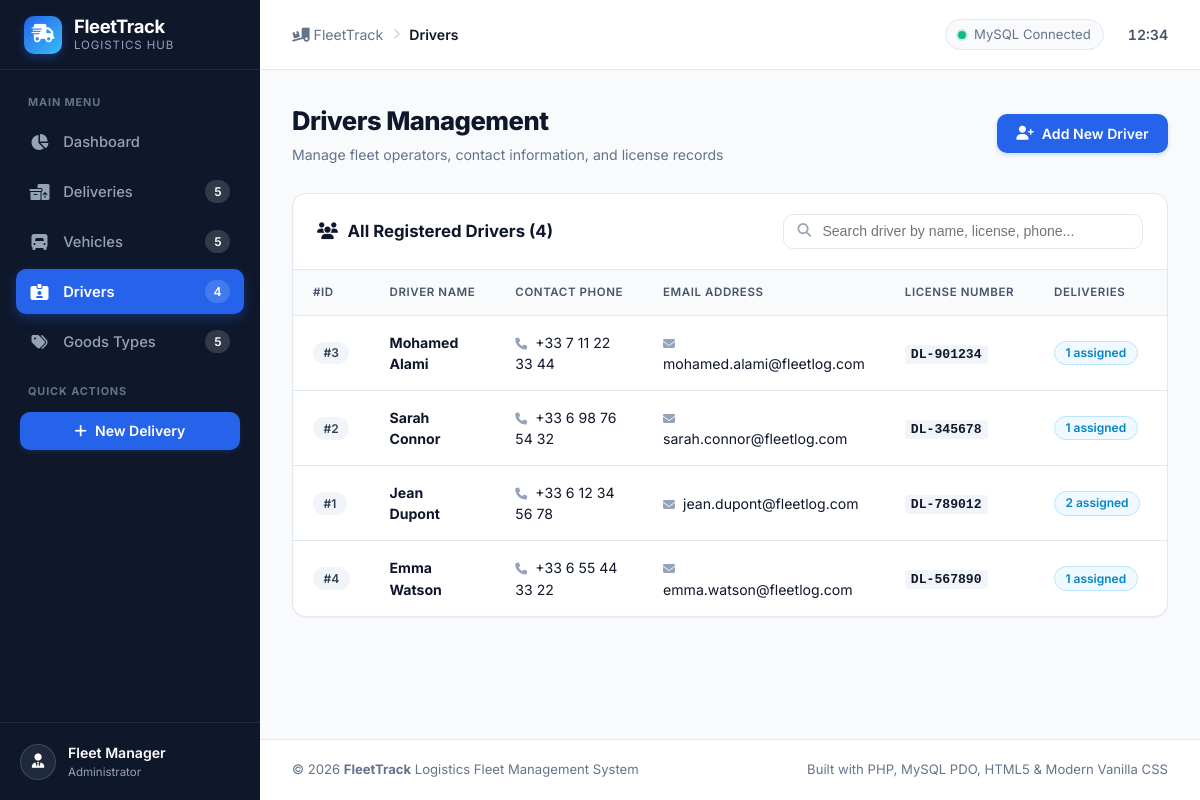
Page /drivers/index.php on the committed database.
### tables this page shows
CREATE TABLE `driver` (
    `id_driver` INT AUTO_INCREMENT PRIMARY KEY,
    `first_name` VARCHAR(100) NOT NULL,
    `last_name` VARCHAR(100) NOT NULL,
    `phone` VARCHAR(30) NOT NULL,
    `email` VARCHAR(150) NOT NULL,
    `license_number` VARCHAR(50) NOT NULL UNIQUE
);

### includes/functions.php (called while the page is built, shortened)
<?php
function e(?string $value): string
{
    return htmlspecialchars((string)($value ?? ''), ENT_QUOTES, 'UTF-8');
}
function url(string $path = ''): string
{
    static $base = null;
    if ($base === null) {
        $scriptName = $_SERVER['SCRIPT_NAME'] ?? '';
        $scriptDir = str_replace('\\', '/', dirname($scriptName));
        $subdirs = ['/drivers', '/vehicles', '/deliveries', '/goods-types', '/config', '/includes'];
        $root = $scriptDir;
        foreach ($subdirs as $sub) {
            if (str_ends_with($root, $sub)) {
                $root = substr($root, 0, -strlen($sub));
                break;
            }
        }
        $base = rtrim($root, '/');
    }
    $cleanPath = ltrim($path, '/');
    return ($base === '' ? '' : $base) . '/' . $cleanPath;
}

### drivers/index.php (the view, shortened to what this page needs)
<?php
require_once __DIR__ . '/../includes/functions.php';
$pdo = getDBConnection();
$stmt = $pdo->query("
    SELECT
        d.*,
        COUNT(del.id_delivery) AS delivery_count
    FROM driver d
    LEFT JOIN delivery del ON d.id_driver = del.id_driver
    GROUP BY d.id_driver
    ORDER BY d.last_name ASC, d.first_name ASC
");
$drivers = $stmt->fetchAll();
require_once __DIR__ . '/../includes/header.php';
?>
<div class="page-header">
    <div class="page-title-group">
        <h1>Drivers Management</h1>
        <p>Manage fleet operators, contact information, and license records</p>
    </div>
    <div class="page-actions">
        <a href="<?= url('drivers/create.php') ?>" class="btn btn-primary">
            <i class="fa-solid fa-user-plus"></i> Add New Driver
        </a>
    </div>
</div>
<div class="card">
    <div class="card-header">
        <div class="card-title">
            <i class="fa-solid fa-users"></i> All Registered Drivers (<?= count($drivers) ?>)
        </div>
        <div class="search-box">
            <input type="text" class="search-input table-search-input" data-table="#driversTable" placeholder="Search driver by name, license, phone...">
        </div>
    </div>
    <div class="card-body" style="padding: 0;">
        <?php if (empty($drivers)): ?>
            <div class="empty-state">
                <div class="empty-state-icon"><i class="fa-solid fa-id-card"></i></div>
                <div class="empty-state-title">No Drivers Found</div>
                <p class="empty-state-text">Start by adding your first driver to assign deliveries and manage trips.</p>
                <a href="<?= url('drivers/create.php') ?>" class="btn btn-primary">
                    <i class="fa-solid fa-user-plus"></i> Add Driver Now
                </a>
            </div>
        <?php else: ?>
            <div class="table-responsive">
                <table class="data-table" id="driversTable">
                    <thead>
                        <tr>
                            <th>#ID</th>
                            <th>Driver Name</th>
                            <th>Contact Phone</th>
                            <th>Email Address</th>
                            <th>License Number</th>
                            <th>Deliveries</th>
                            <th style="text-align: right;">Actions</th>
                        </tr>
                    </thead>
                    <tbody>
                        <?php foreach ($drivers as $driver): ?>
                            <tr>
                                <td><span class="badge badge-default">#<?= e($driver['id_driver']) ?></span></td>
                                <td>
                                    <strong><?= e($driver['first_name'] . ' ' . $driver['last_name']) ?></strong>
                                </td>
                                <td>
                                    <i class="fa-solid fa-phone" style="font-size: 0.75rem; color: var(--gray-400); margin-right: 4px;"></i>
                                    <?= e($driver['phone']) ?>
                                </td>
                                <td>
                                    <i class="fa-solid fa-envelope" style="font-size: 0.75rem; color: var(--gray-400); margin-right: 4px;"></i>
                                    <?= e($driver['email']) ?>
                                </td>
                                <td>
                                    <code style="background: var(--gray-100); padding: 2px 6px; border-radius: 4px; font-size: 0.82rem; font-weight: 600;">
                                        <?= e($driver['license_number']) ?>
                                    </code>
                                </td>
                                <td>
                                    <span class="badge <?= $driver['delivery_count'] > 0 ? 'badge-transit' : 'badge-default' ?>">
                                        <?= (int)$driver['delivery_count'] ?> assigned
                                    </span>
                                </td>
                                <td>
                                </td>
                            </tr>
                        <?php endforeach; ?>
                    </tbody>
                </table>
            </div>
        <?php endif; ?>
    </div>
</div>
<?php require_once __DIR__ . '/../includes/footer.php'; ?>

### rows in the picture
driver: id_driver "3", first_name+last_name "Mohamed Alami", phone "+33 7 11 22 33 44", email "mohamed.alami@fleetlog.com", license_number "DL-901234", delivery_count "1"
driver: id_driver "2", first_name+last_name "Sarah Connor", phone "+33 6 98 76 54 32", email "sarah.connor@fleetlog.com", license_number "DL-345678", delivery_count "1"
driver: id_driver "1", first_name+last_name "Jean Dupont", phone "+33 6 12 34 56 78", email "jean.dupont@fleetlog.com", license_number "DL-789012", delivery_count "2"
driver: id_driver "4", first_name+last_name "Emma Watson", phone "+33 6 55 44 33 22", email "emma.watson@fleetlog.com", license_number "DL-567890", delivery_count "1"

### other values in the picture
$navCounts['deliveries'] "5"
$navCounts['vehicles'] "5"
$navCounts['drivers'] "4"
$navCounts['goods-types'] "5"
$pageTitle "Drivers"
count($drivers) "4"
